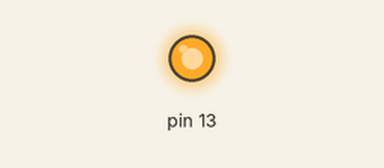
Simulated run of this sketch. Board: Arduino Uno, built with avr-gcc and run on an emulated ATmega328P. Parts: output pins drawn as LEDs (lit = HIGH).

Above: at 1.2 s.
At 3.8 s:
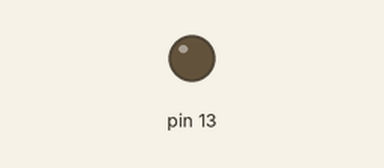
Timing chart, 0 to 6.7 s (numbered marks = the images above):
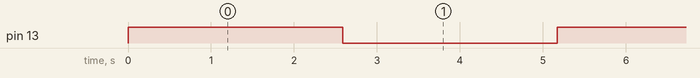

The sketch:

sketch_oct06a.ino
```cpp
void setup()
{
  pinMode(13, OUTPUT);
}

void loop() {
digitalWrite(13,HIGH);
delay(2586);
digitalWrite(13,LOW);
delay(2586);
}
```

Measured:
- by itself, pin 13: alternates HIGH for 2.6 s and LOW for 2.6 s
